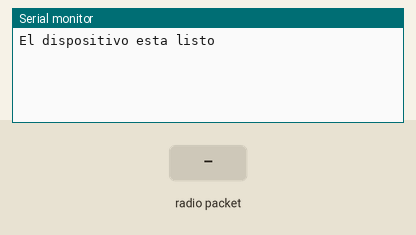
Bench run of a sketch on a simulated Arduino Uno, built with avr-gcc and run on an emulated ATmega328P. On the bench: the last lines printed to the serial monitor. Inputs (shaded band) come from the test bench. No radio packets arrive unless stated.

Above: at 1.2 s.
1.3 s: radio packet "&" arrives
At 2.2 s:
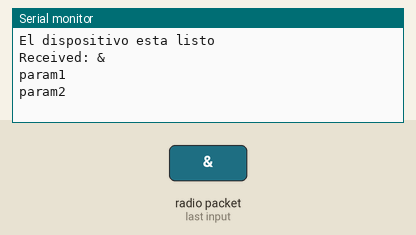
2.8 s: radio packet "1" arrives
At 3.3 s:
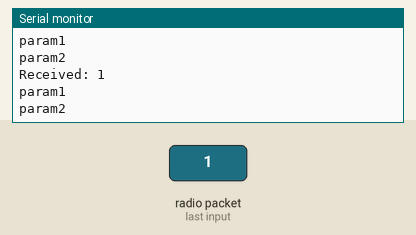

Measured:
- after the input at 1.3 s, the serial monitor: prints a new line at once (image 1)
- after the input at 2.8 s, the serial monitor: prints a new line at once (image 2)

The sketch:

rf-reciever.ino
```cpp
// Arduino Version 1.6.9
// platformio lib install VirtualWire
#include <VirtualWire.h>
byte message[VW_MAX_MESSAGE_LEN]; // a buffer to store the incoming messages
byte messageLength = VW_MAX_MESSAGE_LEN; // the size of the message
String readString = String(30);

void setup() {
  Serial.begin(9600);
  Serial.println("El dispositivo esta listo");
  // Initialize the IO and ISR
  vw_setup(2000); // Bits per sec
  vw_rx_start();  // Start the receiver
}

void loop() {
  if (vw_get_message(message, &messageLength)) { // Non-blocking
    Serial.print("Received: ");
    for (int i = 0; i < messageLength; i++) {
      Serial.write(message[i]);
      readString += (char)message[i];
    }
    Serial.println();
    // Serial.println(readString);

    // Inicio
    String param1 = "param1";
    readValueHTTP(param1);
    Serial.println(param1);
    // Fin

    // Inicio
    String param2 = "param2";
    readValueHTTP(param2);
    Serial.println(param2);
    // Fin
  }
  readString = "";
}

// RFC 7231 - Hypertext Transfer Protocol (HTTP/1.1)
void readValueHTTP(String &keyParam) {
  String parametro = keyParam + "=";
  int indice = readString.indexOf(parametro);
  if (indice > -1) {
    keyParam = readString.substring(indice + parametro.length());
    int indice2 = keyParam.indexOf("&");
    if (indice2 > -1) {
      indice = indice2;
    }
    keyParam = keyParam.substring(0, indice);
  }
}
```
